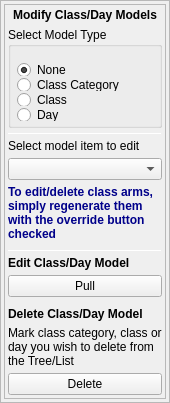
                   <widget class="QFrame" name="frame_20">
                    <property name="minimumSize">
                     <size>
                      <width>170</width>
                      <height>0</height>
                     </size>
                    </property>
                    <property name="maximumSize">
                     <size>
                      <width>170</width>
                      <height>16777215</height>
                     </size>
                    </property>
                    <property name="frameShape">
                     <enum>QFrame::StyledPanel</enum>
                    </property>
                    <property name="frameShadow">
                     <enum>QFrame::Raised</enum>
                    </property>
                    <layout class="QVBoxLayout" name="verticalLayout_67">
                     <property name="leftMargin">
                      <number>3</number>
                     </property>
                     <property name="topMargin">
                      <number>3</number>
                     </property>
                     <property name="rightMargin">
                      <number>3</number>
                     </property>
                     <property name="bottomMargin">
                      <number>3</number>
                     </property>
                     <item alignment="Qt::AlignTop">
                      <widget class="QFrame" name="frame_22">
                       <property name="minimumSize">
                        <size>
                         <width>0</width>
                         <height>395</height>
                        </size>
                       </property>
                       <property name="maximumSize">
                        <size>
                         <width>16777215</width>
                         <height>395</height>
                        </size>
                       </property>
                       <property name="frameShape">
                        <enum>QFrame::StyledPanel</enum>
                       </property>
                       <property name="frameShadow">
                        <enum>QFrame::Raised</enum>
                       </property>
                       <layout class="QVBoxLayout" name="verticalLayout_71">
                        <property name="spacing">
                         <number>5</number>
                        </property>
                        <property name="leftMargin">
                         <number>3</number>
                        </property>
                        <property name="topMargin">
                         <number>3</number>
                        </property>
                        <property name="rightMargin">
                         <number>3</number>
                        </property>
                        <property name="bottomMargin">
                         <number>3</number>
                        </property>
                        <item>
                         <widget class="QLabel" name="label_38">
                          <property name="font">
                           <font>
                            <weight>75</weight>
                            <bold>true</bold>
                           </font>
                          </property>
                          <property name="text">
                           <string>Modify Class/Day Models</string>
                          </property>
                          <property name="alignment">
                           <set>Qt::AlignCenter</set>
                          </property>
                         </widget>
                        </item>
                        <item>
                         <widget class="QGroupBox" name="classmodel_gbox">
                          <property name="title">
                           <string>Select Model Type</string>
                          </property>
                          <property name="alignment">
                           <set>Qt::AlignLeading|Qt::AlignLeft|Qt::AlignTop</set>
                          </property>
                          <layout class="QVBoxLayout" name="verticalLayout_70">
                           <property name="spacing">
                            <number>2</number>
                           </property>
                           <property name="leftMargin">
                            <number>6</number>
                           </property>
                           <property name="topMargin">
                            <number>16</number>
                           </property>
                           <property name="rightMargin">
                            <number>4</number>
                           </property>
                           <property name="bottomMargin">
                            <number>4</number>
                           </property>
                           <item>
                            <widget class="QRadioButton" name="class_none_radbtn">
                             <property name="text">
                              <string>None</string>
                             </property>
                             <property name="checked">
                              <bool>true</bool>
                             </property>
                             <property name="autoExclusive">
                              <bool>true</bool>
                             </property>
                            </widget>
                           </item>
                           <item>
                            <widget class="QRadioButton" name="class_cat_radbtn">
                             <property name="text">
                              <string>Class Category</string>
                             </property>
                            </widget>
                           </item>
                           <item>
                            <widget class="QRadioButton" name="class_radbtn">
                             <property name="text">
                              <string>Class</string>
                             </property>
                             <property name="checked">
                              <bool>false</bool>
                             </property>
                             <property name="autoExclusive">
                              <bool>true</bool>
                             </property>
                            </widget>
                           </item>
                           <item>
                            <widget class="QRadioButton" name="day_radbtn">
                             <property name="text">
                              <string>Day</string>
                             </property>
                            </widget>
                           </item>
                          </layout>
                         </widget>
                        </item>
                        <item>
                         <widget class="Line" name="line_4">
                          <property name="maximumSize">
                           <size>
                            <width>16777215</width>
                            <height>1</height>
                           </size>
                          </property>
                          <property name="orientation">
                           <enum>Qt::Horizontal</enum>
                          </property>
                         </widget>
                        </item>
                        <item>
                         <widget class="QLabel" name="label_67">
                          <property name="text">
                           <string>Select model item to edit</string>
                          </property>
                         </widget>
                        </item>
                        <item>
                         <widget class="QComboBox" name="class_day_models_combo"/>
                        </item>
                        <item>
                         <widget class="QLabel" name="label_65">
                          <property name="font">
                           <font>
                            <weight>75</weight>
                            <bold>true</bold>
                           </font>
                          </property>
                          <property name="styleSheet">
                           <string notr="true">color:#00008a;
font-weight:bold;</string>
                          </property>
                          <property name="text">
                           <string>To edit/delete class arms, simply regenerate them with the override button checked</string>
                          </property>
                          <property name="alignment">
                           <set>Qt::AlignLeading|Qt::AlignLeft|Qt::AlignVCenter</set>
                          </property>
                          <property name="wordWrap">
                           <bool>true</bool>
                          </property>
                         </widget>
                        </item>
                        <item>
                         <spacer name="verticalSpacer_11">
                          <property name="orientation">
                           <enum>Qt::Vertical</enum>
                          </property>
                          <property name="sizeType">
                           <enum>QSizePolicy::Fixed</enum>
                          </property>
                          <property name="sizeHint" stdset="0">
                           <size>
                            <width>20</width>
                            <height>4</height>
                           </size>
                          </property>
                         </spacer>
                        </item>
                        <item>
                         <widget class="Line" name="line_3">
                          <property name="maximumSize">
                           <size>
                            <width>16777215</width>
                            <height>1</height>
                           </size>
                          </property>
                          <property name="orientation">
                           <enum>Qt::Horizontal</enum>
                          </property>
                         </widget>
                        </item>
                        <item>
                         <widget class="QLabel" name="label_28">
                          <property name="font">
                           <font>
                            <weight>75</weight>
                            <bold>true</bold>
                           </font>
                          </property>
                          <property name="text">
                           <string>Edit Class/Day Model</string>
                          </property>
                         </widget>
                        </item>
                        <item>
                         <widget class="QPushButton" name="pull_class_day_model_btn">
                          <property name="toolTip">
                           <string>&lt;html&gt;&lt;head/&gt;&lt;body&gt;&lt;p&gt;Displays the model item selected on its appropriate fields on the screen, so editing can be carried out.&lt;/p&gt;&lt;/body&gt;&lt;/html&gt;</string>
                          </property>
                          <property name="text">
                           <string>Pull</string>
                          </property>
                         </widget>
                        </item>
                        <item>
                         <spacer name="verticalSpacer_10">
                          <property name="orientation">
                           <enum>Qt::Vertical</enum>
                          </property>
                          <property name="sizeType">
                           <enum>QSizePolicy::Fixed</enum>
                          </property>
                          <property name="sizeHint" stdset="0">
                           <size>
                            <width>20</width>
                            <height>5</height>
                           </size>
                          </property>
                         </spacer>
                        </item>
                        <item>
                         <widget class="QLabel" name="label_29">
                          <property name="font">
                           <font>
                            <weight>75</weight>
                            <bold>true</bold>
                           </font>
                          </property>
                          <property name="text">
                           <string>Delete Class/Day Model</string>
                          </property>
                         </widget>
                        </item>
                        <item>
                         <widget class="QLabel" name="label_44">
                          <property name="text">
                           <string>Mark class category, class or day you wish to delete from the Tree/List</string>
                          </property>
                          <property name="wordWrap">
                           <bool>true</bool>
                          </property>
                         </widget>
                        </item>
                        <item>
                         <widget class="QPushButton" name="del_classday_model_btn">
                          <property name="toolTip">
                           <string>&lt;html&gt;&lt;head/&gt;&lt;body&gt;&lt;p&gt;Deletes the model item you selected, except model items have been marked, then it deletes those.&lt;/p&gt;&lt;/body&gt;&lt;/html&gt;</string>
                          </property>
                          <property name="text">
                           <string>Delete</string>
                          </property>
                         </widget>
                        </item>
                       </layout>
                      </widget>
                     </item>
                    </layout>
                   </widget>
